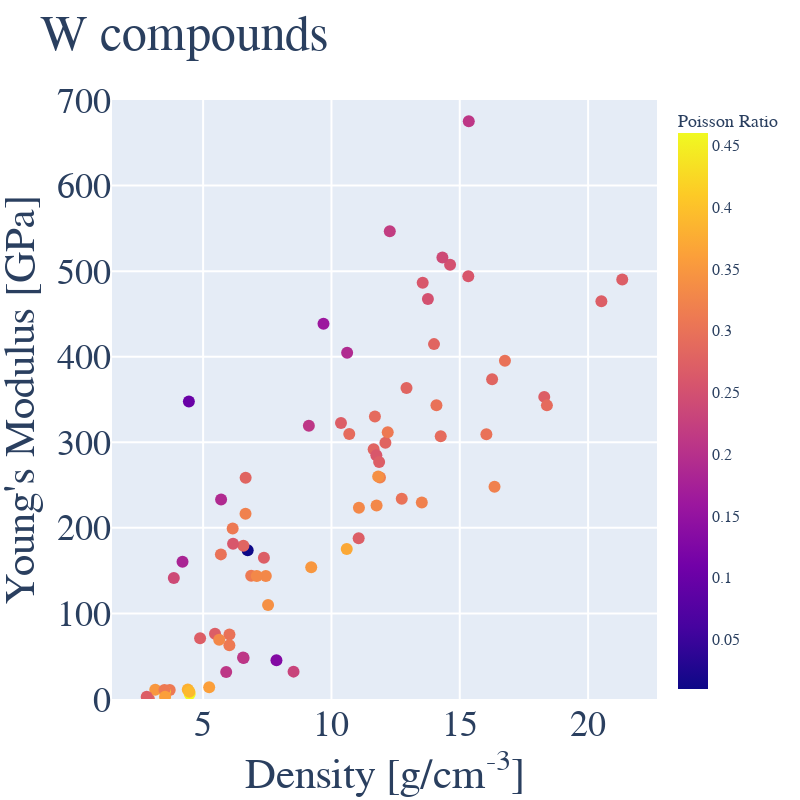

Notebook cell for this chart:
### Code cell
layout_test = go.Layout(title= "W compounds", hovermode= 'closest',
                  font = dict(family='Times New Roman',size=36),
                  xaxis= dict(title= 'Density [g/cm<sup>-3</sup>]',zeroline= False, gridwidth= 2), #To change range put command inside xaxis dictionary after gridwidth range=[-XX,XX]
                  yaxis= dict(title= "Young's Modulus [GPa]",zeroline= False, gridwidth= 2,range=[0,700]), #To change range put command inside yaxis dictionary after gridwidth range=[-YY,YY]
                  height = 800,
                  width = 800,
    showlegend= False              
)

#Scatter plot of collected data. Use df_oxide_all dataframe. df_oxide_all.Density will pull density column. Could change Density or IPF to Molar Volume or simply volume if you wanted.
trace_test = go.Scatter(x = df_oxide.Density, y = df_oxide.Y_Modulus, mode = 'markers', text = df_oxide.Formula,
                           marker=dict(size=12, color=(df_oxide['poisson_ratio']),
                               colorbar = dict(title={ 'text': "Poisson Ratio", 
                                                    'font': {'family':'Georgia', 'size': 18}},  
                                             tickfont={'family':'Georgia', 'size': 16 })), )#, name = 'All Queries'))


import plotly.express as px
data_test = [trace_test]
fig_test = go.Figure(data_test, layout=layout_test)
# fig_test.update_layout(color_continuous_scale=px.colors.sequential.Viridis)
iplot(fig_test)

### Figure 1 — Plotly figure (JSON) as saved in the notebook; plotly's stock layout.template omitted (floating-point values rounded to 4 significant figures)
{"data": [{"marker": {"color": [0.46, 0.21, 0.27, 0.3, 0.24, 0.19, 0.21, 0.27, 0.32, 0.16, 0.13, 0.01, 0.21, 0.3, 0.31, 0.28, 0.28, 0.2, 0.23, 0.29, 0.28, 0.38, 0.19, 0.27, 0.27, 0.32, 0.3, 0.32, 0.1, 0.22, 0.32, 0.26, 0.37, 0.28, 0.29, 0.28, 0.27, 0.21, 0.27, 0.28, 0.33, 0.31, 0.25, 0.25, 0.36, 0.31, 0.18, 0.39, 0.45, 0.35, 0.24, 0.33, 0.33, 0.29, 0.27, 0.29, 0.29, 0.34, 0.26, 0.3, 0.33, 0.34, 0.33, 0.26, 0.27, 0.31, 0.36, 0.31, 0.28, 0.3, 0.3, 0.35, 0.26, 0.27, 0.31, 0.27], "colorbar": {"tickfont": {"family": "Georgia", "size": 16}, "title": {"font": {"family": "Georgia", "size": 18}, "text": "Poisson Ratio"}}, "size": 12}, "mode": "markers", "text": ["WS2", "WSe2", "Sr3WN3", "BW2", "Al12W", "Be2W", "P2W", "As3W2", "HfW2", "Si2W", "WSe2", "WO3", "WC", "SrWO4", "MnWO4", "WO3", "Co3W", "WS2", "Te2W", "WCl6", "PW", "Rb2WBr6", "Al5W", "IrW", "Ir3W", "Ni4W", "Rh3W", "WO3", "Be12W", "B2W", "ZrW2", "BW", "AlFe2W", "Ru3W", "TiTc2W", "Mn2GaW", "TaW3", "WS2", "Na2WO4", "MgWO4", "ZnWO4", "BaWO4", "Mn(BW)2", "Co(BW)3", "Tl2WCl6", "Cs2WCl6", "Li6WN4", "Cs2WBr6", "K3WF6", "K2WCl6", "Co(BW)2", "LiRu2W", "ScTc2W", "Ta2OsW", "Mn2AlW", "TiMn2W", "HfTc2W", "SiTc2W", "Nb2RuW", "Y6WO12", "Li2WO4", "CdWO4", "FeWO4", "CoBW", "WSCl4", "Rb2WCl6", "W2NCl8", "BeRu2W", "TiRe2W", "Ta2TcW", "Ti2IrW", "LaWN3", "Sr2MgWO6", "ZrTc2W", "Sr2MgWO6", "Ba2NiWO6"], "type": "scatter", "x": [4.476, 5.9, 5.463, 16.76, 3.858, 10.61, 9.12, 11.06, 16.35, 9.69, 7.857, 6.737, 15.35, 6.026, 6.873, 6.657, 12.92, 6.577, 8.523, 2.887, 12.1, 4.403, 5.7, 20.52, 21.33, 11.89, 14.09, 6.652, 4.445, 12.27, 13.52, 15.33, 10.6, 14.0, 11.69, 11.64, 18.29, 6.557, 4.882, 6.57, 7.444, 6.023, 13.76, 14.62, 5.236, 3.699, 4.198, 4.465, 3.502, 3.134, 14.32, 11.76, 11.07, 18.39, 10.37, 10.69, 14.26, 11.82, 11.75, 5.692, 5.626, 7.531, 7.09, 13.56, 2.803, 3.492, 3.518, 12.19, 16.26, 16.04, 12.74, 9.212, 6.167, 11.86, 6.151, 7.369], "y": [5.84, 31.46, 76.2, 395.2, 141.4, 404.6, 319.4, 188.0, 248.2, 438.5, 45.2, 173.7, 675.2, 75.4, 144.1, 258.6, 363.5, 48, 31.98, 0, 299.5, 11.04, 233.2, 464.8, 490.2, 258.7, 343.2, 216.5, 347.6, 546.6, 229.7, 493.9, 175.4, 414.7, 330.2, 291.8, 353.1, 48.4, 71.12, 179.2, 143.6, 62.88, 467.5, 507.5, 13.6, 10.48, 160.5, 8.34, 8.7, 10.8, 515.8, 226.1, 223.4, 343.1, 322.6, 309.6, 307.0, 260.0, 284.8, 169, 69.16, 109.9, 143.6, 486.4, 2.54, 10.48, 2.72, 311.8, 373.8, 309.4, 234, 153.9, 181.4, 276.9, 199.1, 165.1]}], "layout": {"font": {"family": "Times New Roman", "size": 36}, "height": 800, "hovermode": "closest", "showlegend": false, "title": {"text": "W compounds"}, "width": 800, "xaxis": {"gridwidth": 2, "title": {"text": "Density [g/cm<sup>-3</sup>]"}, "zeroline": false}, "yaxis": {"gridwidth": 2, "range": [0, 700], "title": {"text": "Young's Modulus [GPa]"}, "zeroline": false}}}
